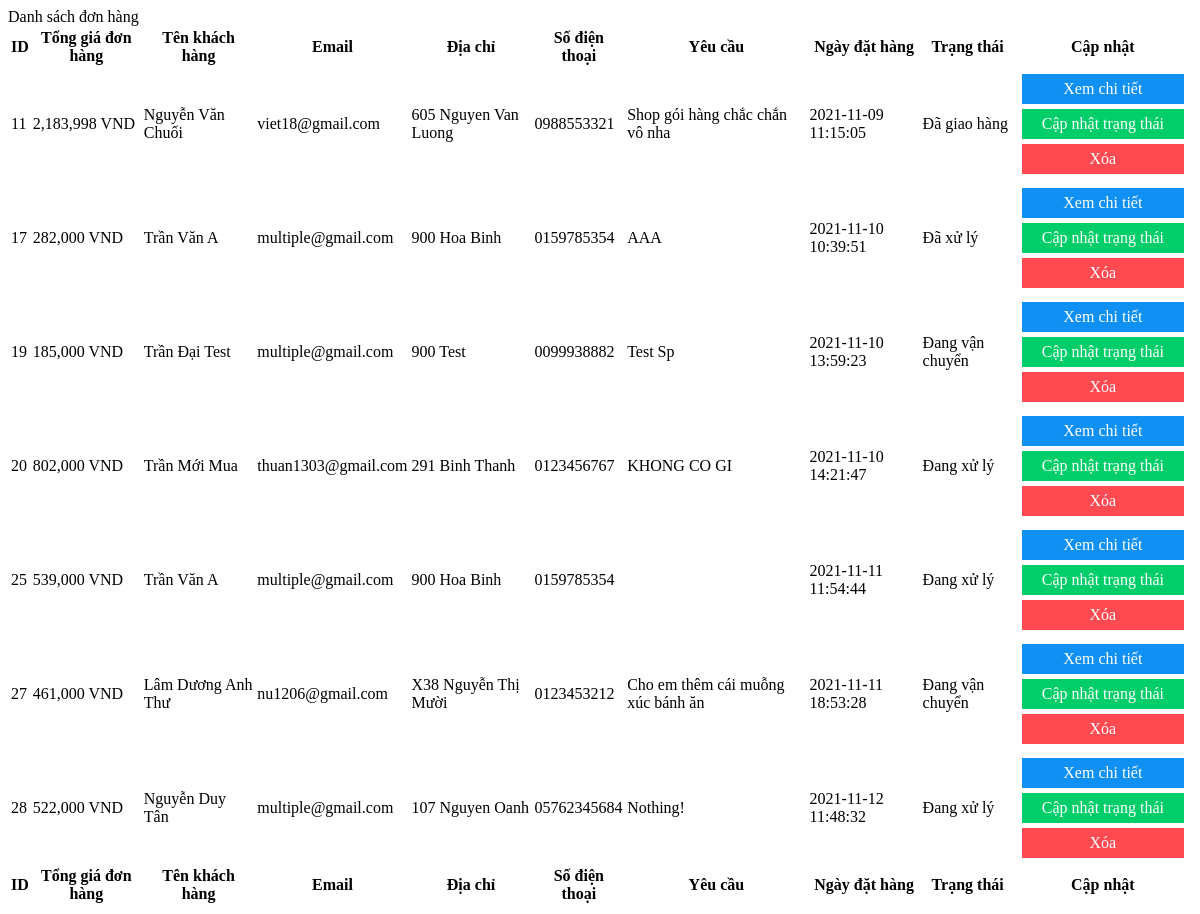
/admin/modules/listorder.php, run on an earlier commit of the app's database.
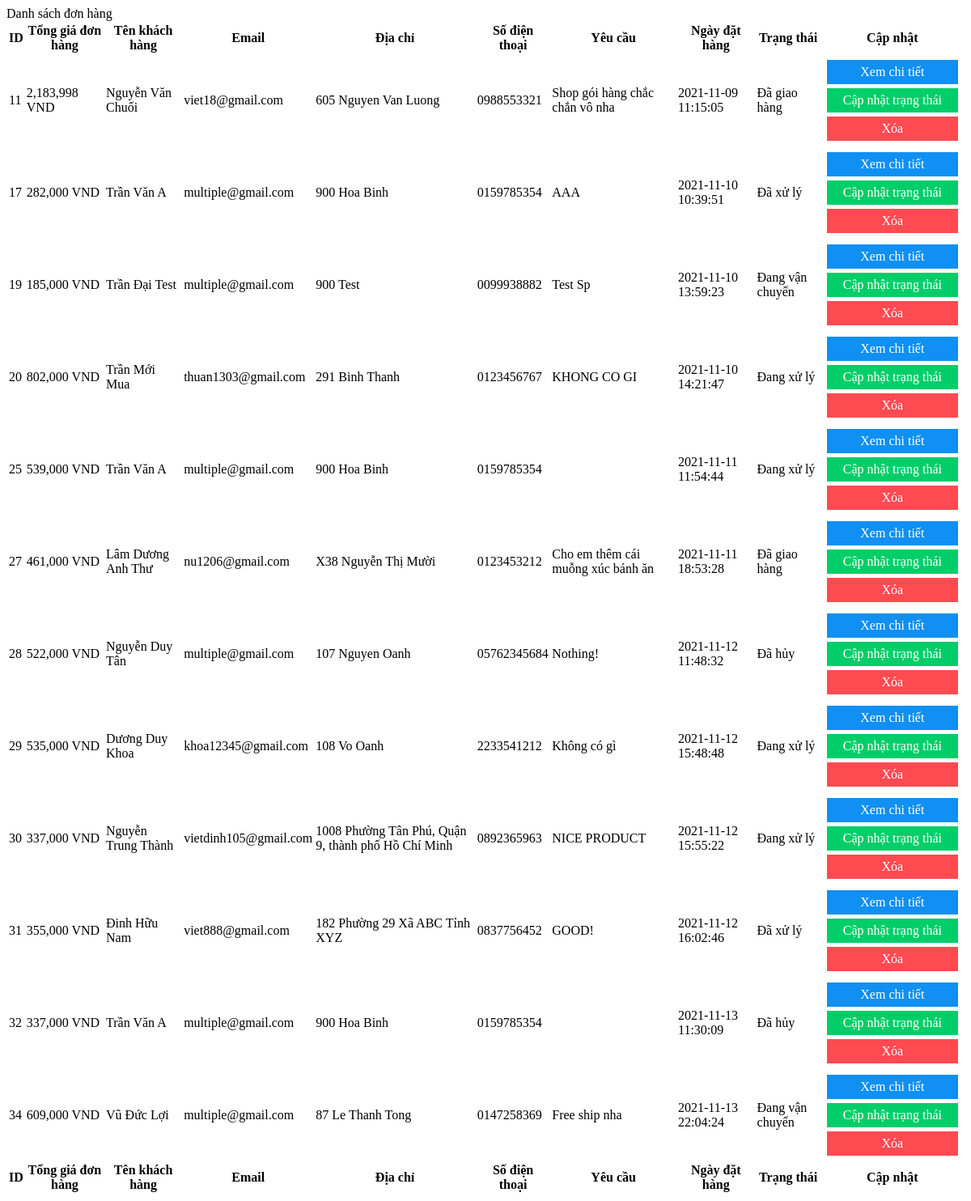
And on a later commit of the database.
### admin/modules/listorder.php (the view, shortened to what this page needs)
<?php
include('../conn.php');
?>
<div class="card mb-4">
    <div class="card-header">
        Danh sách đơn hàng
    </div>
    <div class="card-body">
        <table id="datatablesSimple">
            <thead>
                <tr>
                    <th>ID</th>
                    <th>Tổng giá đơn hàng</th>
                    <th>Tên khách hàng</th>
                    <th>Email</th>
                    <th>Địa chỉ</th>
                    <th>Số điện thoại</th>
                    <th>Yêu cầu</th>
                    <th>Ngày đặt hàng</th>
                    <th>Trạng thái</th>
                    <th>Cập nhật</th>
                </tr>
            </thead>
            <tfoot>
                <tr>
                    <th>ID</th>
                    <th>Tổng giá đơn hàng</th>
                    <th>Tên khách hàng</th>
                    <th>Email</th>
                    <th>Địa chỉ</th>
                    <th>Số điện thoại</th>
                    <th>Yêu cầu</th>
                    <th>Ngày đặt hàng</th>
                    <th>Trạng thái</th>
                    <th>Cập nhật</th>
                </tr>
            </tfoot>
            <tbody>
                <?php
                $sql_sl = "SELECT * FROM `order-info`";
                $listorder = mysqli_query($connect, $sql_sl);
                while ($row = mysqli_fetch_array($listorder)) { ?>
                    <tr>
                        <td><?php echo $row["order_id"] ?></td>
                        <td><?php echo number_format($row["total"], 0, '', ',') ?> VND</td>
                        <td><?php echo $row["full_name"] ?></td>
                        <td><?php echo $row["email"] ?></td>
                        <td><?php echo $row["address"] ?></td>
                        <td><?php echo $row["phone"] ?></td>
                        <td><?php echo $row["request"] ?></td>
                        <td><?php echo $row["date_order"] ?></td>
                        <td><?php if ($row["status"] == 1) {
                                echo "Đang xử lý";
                            }
                            if ($row["status"] == 2) {
                                echo "Đã xử lý";
                            }
                            if ($row["status"] == 3) {
                                echo "Đang vận chuyển";
                            }
                            if ($row["status"] == 4) {
                                echo "Đã giao hàng";
                            }
                            if ($row["status"] == 0) {
                                echo "Đã hủy";
                            } ?></td>
                        <td style="width: 15%;">
                            <a href="?module=detailsorder&id=<?php echo $row["order_id"] ?>" name="review">Xem chi tiết</a>
                            <a href="?module=commitOrder&id=<?php echo $row["order_id"] ?>" name="update">Cập nhật trạng thái</a>
                            <a href="?module=deleteorder&id=<?php echo $row["order_id"] ?>" onclick="return confirm('Bạn có chắc chắn muốn xóa không?')" name="remove">Xóa</a>
                        </td>
                    </tr>
                <?php }
                ?>
            </tbody>
    </div>
</div>

What changed in the data, as far as the page shows it:
changed order-info "Lâm Dương Anh Thư": status "Đang vận chuyển" → "Đã giao hàng"
changed order-info "Nguyễn Duy Tân": status "Đang xử lý" → "Đã hủy"
added order-info: order_id "29", total "535,000", full_name "Dương Duy Khoa", email "khoa12345@gmail.com", address "108 Vo Oanh", phone "2233541212", request "Không có gì", date_order "2021-11-12 15:48:48", status "Đang xử lý"
added order-info: order_id "30", total "337,000", full_name "Nguyễn Trung Thành", email "vietdinh105@gmail.com", address "1008 Phường Tân Phú, Quận 9, thành phố Hồ Chí Minh", phone "0892365963", request "NICE PRODUCT", date_order "2021-11-12 15:55:22", status "Đang xử lý"
added order-info: order_id "31", total "355,000", full_name "Đinh Hữu Nam", email "viet888@gmail.com", address "182 Phường 29 Xã ABC Tỉnh XYZ", phone "0837756452", request "GOOD!", date_order "2021-11-12 16:02:46", status "Đã xử lý"
added order-info: order_id "32", total "337,000", full_name "Trần Văn A", email "multiple@gmail.com", address "900 Hoa Binh", phone "0159785354", date_order "2021-11-13 11:30:09", status "Đã hủy"
added order-info: order_id "34", total "609,000", full_name "Vũ Đức Lợi", email "multiple@gmail.com", address "87 Le Thanh Tong", phone "0147258369", request "Free ship nha", date_order "2021-11-13 22:04:24", status "Đang vận chuyển"
